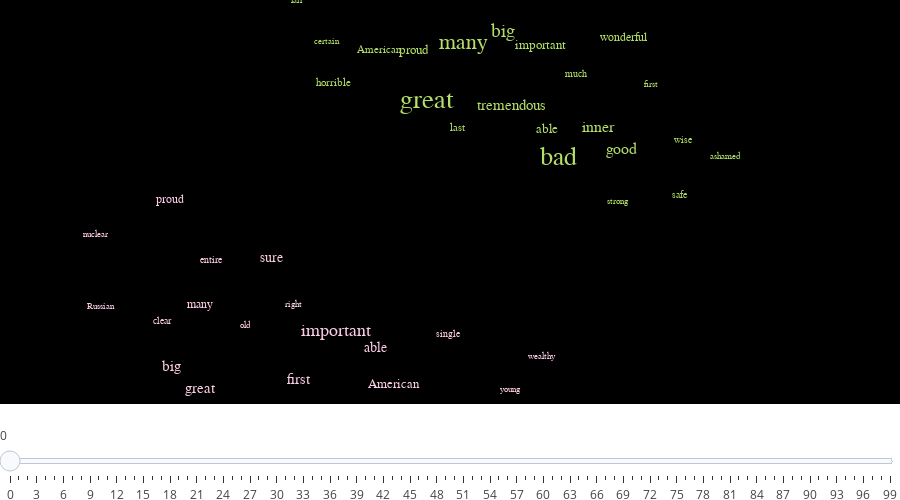

Notebook cell for this chart:
### Code cell
wm.save_as_html(force_directed_animation=True, notebook_mode=True)

### Figure 1 — Plotly figure (JSON) as saved in the notebook; plotly's stock layout.template omitted (floating-point values rounded to 4 significant figures)
{"data": [{"hoverinfo": "skip", "hovertext": null, "legendgroup": "default_legend", "marker": {"color": "white", "opacity": 0, "size": [19.31, 18.37, 14.6, 14.6, 14.6, 13.66, 13.66, 12.71, 11.77, 11.77, 10.83, 9.889, 9.889, 9.889, 9.889, 9.889, 9.889, 9.889, 8.947, 8.947, 8.947, 8.947, 8.947, 8.947, 8.947, 8.947, 8.947, 8.947, 8.947, 8.947, 26.84, 25.9, 22.13, 19.31, 16.48, 15.54, 14.6, 12.71, 12.71, 12.71, 11.77, 10.83, 10.83, 10.83, 10.83, 10.83, 10.83, 10.83, 9.889, 9.889, 9.889, 9.889, 9.889, 9.889, 8.947, 8.947, 8.947, 8.947, 8.947, 8.947], "symbol": "square"}, "mode": "markers+text", "name": "default_legend", "showlegend": false, "text": ["good", "important", "great", "big", "first", "sure", "able", "American", "many", "proud", "classified", "clear", "last", "Republican", "entire", "sorry", "wrong", "single", "different", "personal", "right", "true", "high", "serious", "young", "old", "Russian", "wealthy", "public", "nuclear", "great", "bad", "many", "big", "inner", "good", "tremendous", "proud", "important", "able", "wonderful", "last", "horrible", "American", "expensive", "honest", "massive", "effective", "safe", "wise", "special", "much", "different", "irredeemable", "strong", "first", "primary", "fair", "ashamed", "certain"], "textfont": {"color": ["rgb(252,205,229)", "rgb(252,205,229)", "rgb(252,205,229)", "rgb(252,205,229)", "rgb(252,205,229)", "rgb(252,205,229)", "rgb(252,205,229)", "rgb(252,205,229)", "rgb(252,205,229)", "rgb(252,205,229)", "rgb(252,205,229)", "rgb(252,205,229)", "rgb(252,205,229)", "rgb(252,205,229)", "rgb(252,205,229)", "rgb(252,205,229)", "rgb(252,205,229)", "rgb(252,205,229)", "rgb(252,205,229)", "rgb(252,205,229)", "rgb(252,205,229)", "rgb(252,205,229)", "rgb(252,205,229)", "rgb(252,205,229)", "rgb(252,205,229)", "rgb(252,205,229)", "rgb(252,205,229)", "rgb(252,205,229)", "rgb(252,205,229)", "rgb(252,205,229)", "rgb(179,222,105)", "rgb(179,222,105)", "rgb(179,222,105)", "rgb(179,222,105)", "rgb(179,222,105)", "rgb(179,222,105)", "rgb(179,222,105)", "rgb(179,222,105)", "rgb(179,222,105)", "rgb(179,222,105)", "rgb(179,222,105)", "rgb(179,222,105)", "rgb(179,222,105)", "rgb(179,222,105)", "rgb(179,222,105)", "rgb(179,222,105)", "rgb(179,222,105)", "rgb(179,222,105)", "rgb(179,222,105)", "rgb(179,222,105)", "rgb(179,222,105)", "rgb(179,222,105)", "rgb(179,222,105)", "rgb(179,222,105)", "rgb(179,222,105)", "rgb(179,222,105)", "rgb(179,222,105)", "rgb(179,222,105)", "rgb(179,222,105)", "rgb(179,222,105)"], "family": "Courier New, monospace", "size": [19.31, 18.37, 14.6, 14.6, 14.6, 13.66, 13.66, 12.71, 11.77, 11.77, 10.83, 9.889, 9.889, 9.889, 9.889, 9.889, 9.889, 9.889, 8.947, 8.947, 8.947, 8.947, 8.947, 8.947, 8.947, 8.947, 8.947, 8.947, 8.947, 8.947, 26.84, 25.9, 22.13, 19.31, 16.48, 15.54, 14.6, 12.71, 12.71, 12.71, 11.77, 10.83, 10.83, 10.83, 10.83, 10.83, 10.83, 10.83, 9.889, 9.889, 9.889, 9.889, 9.889, 9.889, 8.947, 8.947, 8.947, 8.947, 8.947, 8.947]}, "textposition": "centre", "type": "scatter", "x": [-269.1, -113.6, -250.3, -278.8, -151.2, -178.2, -74.46, -56.67, -250.4, -280.0, -192.4, -288.4, -202.1, -177.6, -238.7, -36.72, 14.13, -2.369, -289.1, 54.2, -156.0, -102.4, -112.1, 8.522, 60.35, -205.3, -349.6, 91.88, -76.26, -354.3, -22.64, 108.2, 13.27, 53.18, 148.9, 171.3, 61.64, -36.98, 90.11, 96.94, 173.3, 7.193, -116.1, -70.66, -100.6, 74.99, 145.2, 343.0, 229.0, 233.4, -36.1, 125.8, 236.9, 301.9, 167.7, 201.1, -29.56, -152.7, 275.3, -123.9], "y": [-286.3, -160.8, -232.3, -204.1, -221.2, -70.25, -180.9, -226.0, -127.5, 2.87, -464.6, -147.4, -347.6, -261.5, -72.29, -338.9, -322.6, -163.6, -372.3, -300.6, -127.7, -416.3, -293.3, -274.0, -231.8, -153.1, -129.8, -191.8, -280.4, -40.95, 124.9, 53.78, 195.9, 210.5, 92.2, 64.04, 118.0, 187.1, 193.3, 89.6, 202.8, 91.11, 147.3, 187.7, 324.1, 305.3, 430.4, 359.7, 7.96, 75.71, 322.8, 157.1, 388.2, 465.2, 0.2487, 145.4, 260.1, 248.9, 56.21, 198.7]}], "layout": {"height": 500, "hovermode": "closest", "margin": {"b": 0, "l": 0, "pad": 0, "r": 0, "t": 0}, "paper_bgcolor": "white", "plot_bgcolor": "black", "sliders": [{"steps": [{"args": [["0"]], "label": "0", "method": "animate"}, {"args": [["1"]], "label": "1", "method": "animate"}, {"args": [["2"]], "label": "2", "method": "animate"}, {"args": [["3"]], "label": "3", "method": "animate"}, {"args": [["4"]], "label": "4", "method": "animate"}, {"args": [["5"]], "label": "5", "method": "animate"}, {"args": [["6"]], "label": "6", "method": "animate"}, {"args": [["7"]], "label": "7", "method": "animate"}, {"args": [["8"]], "label": "8", "method": "animate"}, {"args": [["9"]], "label": "9", "method": "animate"}, {"args": [["10"]], "label": "10", "method": "animate"}, {"args": [["11"]], "label": "11", "method": "animate"}, {"args": [["12"]], "label": "12", "method": "animate"}, {"args": [["13"]], "label": "13", "method": "animate"}, {"args": [["14"]], "label": "14", "method": "animate"}, {"args": [["15"]], "label": "15", "method": "animate"}, {"args": [["16"]], "label": "16", "method": "animate"}, {"args": [["17"]], "label": "17", "method": "animate"}, {"args": [["18"]], "label": "18", "method": "animate"}, {"args": [["19"]], "label": "19", "method": "animate"}, {"args": [["20"]], "label": "20", "method": "animate"}, {"args": [["21"]], "label": "21", "method": "animate"}, {"args": [["22"]], "label": "22", "method": "animate"}, {"args": [["23"]], "label": "23", "method": "animate"}, {"args": [["24"]], "label": "24", "method": "animate"}, {"args": [["25"]], "label": "25", "method": "animate"}, {"args": [["26"]], "label": "26", "method": "animate"}, {"args": [["27"]], "label": "27", "method": "animate"}, {"args": [["28"]], "label": "28", "method": "animate"}, {"args": [["29"]], "label": "29", "method": "animate"}, {"args": [["30"]], "label": "30", "method": "animate"}, {"args": [["31"]], "label": "31", "method": "animate"}, {"args": [["32"]], "label": "32", "method": "animate"}, {"args": [["33"]], "label": "33", "method": "animate"}, {"args": [["34"]], "label": "34", "method": "animate"}, {"args": [["35"]], "label": "35", "method": "animate"}, {"args": [["36"]], "label": "36", "method": "animate"}, {"args": [["37"]], "label": "37", "method": "animate"}, {"args": [["38"]], "label": "38", "method": "animate"}, {"args": [["39"]], "label": "39", "method": "animate"}, {"args": [["40"]], "label": "40", "method": "animate"}, {"args": [["41"]], "label": "41", "method": "animate"}, {"args": [["42"]], "label": "42", "method": "animate"}, {"args": [["43"]], "label": "43", "method": "animate"}, {"args": [["44"]], "label": "44", "method": "animate"}, {"args": [["45"]], "label": "45", "method": "animate"}, {"args": [["46"]], "label": "46", "method": "animate"}, {"args": [["47"]], "label": "47", "method": "animate"}, {"args": [["48"]], "label": "48", "method": "animate"}, {"args": [["49"]], "label": "49", "method": "animate"}, {"args": [["50"]], "label": "50", "method": "animate"}, {"args": [["51"]], "label": "51", "method": "animate"}, {"args": [["52"]], "label": "52", "method": "animate"}, {"args": [["53"]], "label": "53", "method": "animate"}, {"args": [["54"]], "label": "54", "method": "animate"}, {"args": [["55"]], "label": "55", "method": "animate"}, {"args": [["56"]], "label": "56", "method": "animate"}, {"args": [["57"]], "label": "57", "method": "animate"}, {"args": [["58"]], "label": "58", "method": "animate"}, {"args": [["59"]], "label": "59", "method": "animate"}, {"args": [["60"]], "label": "60", "method": "animate"}, {"args": [["61"]], "label": "61", "method": "animate"}, {"args": [["62"]], "label": "62", "method": "animate"}, {"args": [["63"]], "label": "63", "method": "animate"}, {"args": [["64"]], "label": "64", "method": "animate"}, {"args": [["65"]], "label": "65", "method": "animate"}, {"args": [["66"]], "label": "66", "method": "animate"}, {"args": [["67"]], "label": "67", "method": "animate"}, {"args": [["68"]], "label": "68", "method": "animate"}, {"args": [["69"]], "label": "69", "method": "animate"}, {"args": [["70"]], "label": "70", "method": "animate"}, {"args": [["71"]], "label": "71", "method": "animate"}, {"args": [["72"]], "label": "72", "method": "animate"}, {"args": [["73"]], "label": "73", "method": "animate"}, {"args": [["74"]], "label": "74", "method": "animate"}, {"args": [["75"]], "label": "75", "method": "animate"}, {"args": [["76"]], "label": "76", "method": "animate"}, {"args": [["77"]], "label": "77", "method": "animate"}, {"args": [["78"]], "label": "78", "method": "animate"}, {"args": [["79"]], "label": "79", "method": "animate"}, {"args": [["80"]], "label": "80", "method": "animate"}, {"args": [["81"]], "label": "81", "method": "animate"}, {"args": [["82"]], "label": "82", "method": "animate"}, {"args": [["83"]], "label": "83", "method": "animate"}, {"args": [["84"]], "label": "84", "method": "animate"}, {"args": [["85"]], "label": "85", "method": "animate"}, {"args": [["86"]], "label": "86", "method": "animate"}, {"args": [["87"]], "label": "87", "method": "animate"}, {"args": [["88"]], "label": "88", "method": "animate"}, {"args": [["89"]], "label": "89", "method": "animate"}, {"args": [["90"]], "label": "90", "method": "animate"}, {"args": [["91"]], "label": "91", "method": "animate"}, {"args": [["92"]], "label": "92", "method": "animate"}, {"args": [["93"]], "label": "93", "method": "animate"}, {"args": [["94"]], "label": "94", "method": "animate"}, {"args": [["95"]], "label": "95", "method": "animate"}, {"args": [["96"]], "label": "96", "method": "animate"}, {"args": [["97"]], "label": "97", "method": "animate"}, {"args": [["98"]], "label": "98", "method": "animate"}, {"args": [["99"]], "label": "99", "method": "animate"}]}], "title": null, "titlefont": {"color": "white", "size": 25}, "width": 900, "xaxis": {"autorange": false, "autotick": false, "dtick": 10, "range": [-450, 450], "visible": false}, "yaxis": {"autorange": false, "autotick": false, "dtick": 10, "range": [-250, 250], "visible": false}}}
